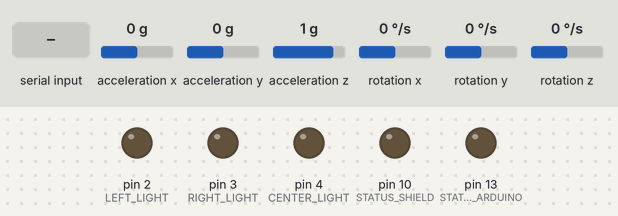
Simulated run of this sketch. Board: Arduino Uno, built with avr-gcc and run on an emulated ATmega328P. Parts: output pins drawn as LEDs (lit = HIGH). Wiring (inferred from the names in the program): MPU-6050 motion sensor at I2C address 0x68. Dashed ring = blinking. Inputs (shaded band) come from the test bench; at power-on: acceleration x 0 g, acceleration y 0 g, acceleration z 1 g, rotation x 0 °/s, rotation y 0 °/s, rotation z 0 °/s.

Above: at 1.25 s.
1.3 s: "1" received over Serial
At 2.1 s:
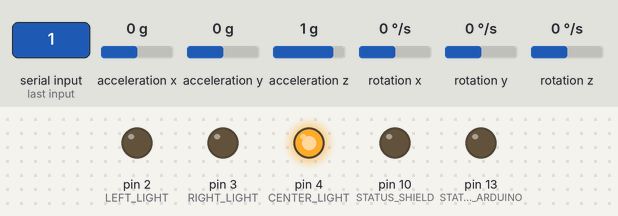
4.6 s: "2" received over Serial
At 4.76 s:
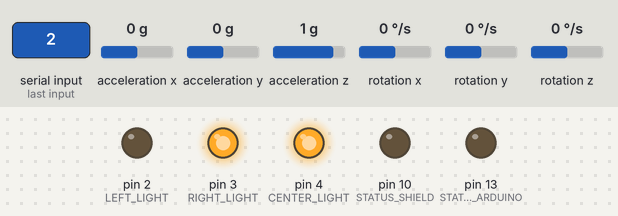
7.9 s: "3" received over Serial
At 8.36 s:
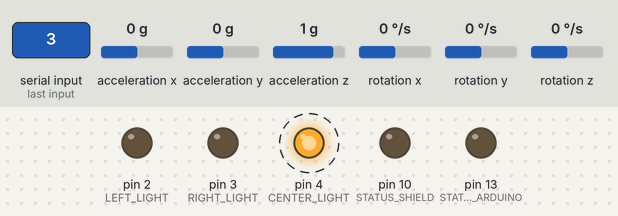
11.2 s: "0" received over Serial
At 12.2 s:
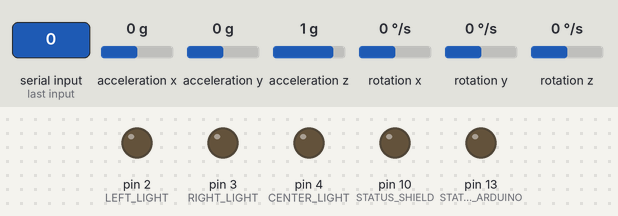
Timing chart, 0 to 13.7 s (numbered marks = the images above; inputs shaded):
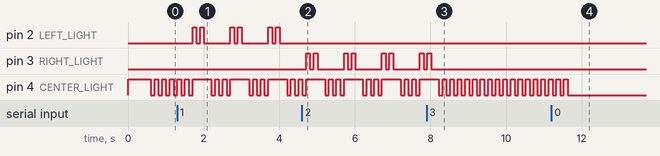

The sketch:

arduino.ino
```cpp
#define LEFT_LIGHT 2
#define RIGHT_LIGHT 3
#define CENTER_LIGHT 4

#define LEFT_SWITCH A0
#define RIGHT_SWITCH A1
#define PHOTOCELL A2

#define STATUS_ARDUINO 13
#define STATUS_SHIELD 10

#define BLINK_DELAY_ON 100
#define BLINK_DELAY_OFF 100
#define BLINK_LONG_DELAY_OFF 500

int mode = 0;
int incomingByte = 0;

// Accelerometer Setup
#include<Wire.h>
#include<Average.h>
const int MPU_addr=0x68;  // I2C address of the MPU-6050
int16_t AcX,AcY,AcZ,Tmp,GyX,GyY,GyZ;

void setup() {
  // The EL channels are on pins 2 through 9
  // Initialize the pins as outputs
  pinMode(LEFT_LIGHT, OUTPUT);  // channel A
  pinMode(RIGHT_LIGHT, OUTPUT);  // channel B
  pinMode(CENTER_LIGHT, OUTPUT);  // channel C

  pinMode(LEFT_SWITCH, INPUT);
  pinMode(RIGHT_SWITCH, INPUT);

  // We also have two status LEDs, pin 10 on the Escudo,
  // and pin 13 on the Arduino itself
  pinMode(STATUS_SHIELD, OUTPUT);
  pinMode(STATUS_ARDUINO, OUTPUT);

  Wire.begin();
  Wire.beginTransmission(MPU_addr);
  Wire.write(0x6B);  // PWR_MGMT_1 register
  Wire.write(0);     // set to zero (wakes up the MPU-6050)
  Wire.endTransmission(true);

  Serial.begin(9600);
}

int count = 0;
int AcX_buffer[8];
int AcY_buffer[8];

int AcX_avg_buffer[8];
int AcY_avg_buffer[8];

int AcX_diff_buffer[8];
int AcY_diff_buffer[8];

int blink_center_delay_on = 100;
int blink_center_delay_off = 0;

void loop()
{

// Serial.println(analogRead(PHOTOCELL)); //400 darkness cutoff
// delay(100);

  if (Serial.available() > 0) {

      incomingByte = Serial.read();
      //delay(10);
      //Serial.println(incomingByte);

      // if (analogRead(PHOTOCELL) > 250) { // check that light is dark enough

          // mode selection
          if (incomingByte == 49){ // 1, left
            mode = 1;
          } else if (incomingByte == 50){ // 2, right
            mode = 2;
          } else if (incomingByte == 51) { // 3, center
            mode = 0;
          } else if (incomingByte == 52) { // 4. middle blink
            mode = 3;
          } else {
            mode = -1;
          }

      //  } else {
      //    mode = -1; // all off
      //  }

  }

  // mode actions
  if (mode == -1){
    digitalWrite(CENTER_LIGHT, 0);
    digitalWrite(LEFT_LIGHT, 0);
    digitalWrite(RIGHT_LIGHT, 0);
  //} else if (mode == 0){
    //digitalWrite(CENTER_LIGHT, 1);
  } else {
    if (mode == 1){
      for(int i=0; i<2; i++){
        digitalWrite(LEFT_LIGHT, 1);
        digitalWrite(CENTER_LIGHT, 1);
        delay(BLINK_DELAY_ON);
        digitalWrite(LEFT_LIGHT, 0);
        delay(BLINK_DELAY_OFF);
      }
    } else if (mode == 2){
      for(int i=0; i<2; i++){
        digitalWrite(RIGHT_LIGHT, 1);
        digitalWrite(CENTER_LIGHT, 1);
        delay(BLINK_DELAY_ON);
        digitalWrite(RIGHT_LIGHT, 0);
        delay(BLINK_DELAY_OFF);
      }
    }
    int centerBlinkDuration = 0;
    while (centerBlinkDuration < BLINK_LONG_DELAY_OFF){
          digitalWrite(CENTER_LIGHT, 1);
          delay(blink_center_delay_on);
          centerBlinkDuration += blink_center_delay_on;
          digitalWrite(CENTER_LIGHT, 0);
          delay(blink_center_delay_off);
          centerBlinkDuration += blink_center_delay_off;
    }
    //delay(BLINK_LONG_DELAY_OFF);
//  } else if (mode == 3){
//
//    digitalWrite(CENTER_LIGHT, 1);
//    delay(BLINK_DELAY_OFF);
//    digitalWrite(CENTER_LIGHT, 0);
//    delay(BLINK_DELAY_OFF);
  }

  // read accelerometer data

  Wire.beginTransmission(MPU_addr);
  Wire.write(0x3B);  // starting with register 0x3B (ACCEL_XOUT_H)
  Wire.endTransmission(false);
  Wire.requestFrom(MPU_addr,14,true);  // request a total of 14 registers

  AcX=Wire.read()<<8|Wire.read();  // 0x3B (ACCEL_XOUT_H) & 0x3C (ACCEL_XOUT_L)
  AcY=Wire.read()<<8|Wire.read();  // 0x3D (ACCEL_YOUT_H) & 0x3E (ACCEL_YOUT_L)
  AcZ=Wire.read()<<8|Wire.read();  // 0x3F (ACCEL_ZOUT_H) & 0x40 (ACCEL_ZOUT_L)

  AcX_buffer[count] = AcX;
  AcY_buffer[count] = AcY;

  int AcX_average = (AcX_buffer[0]+AcX_buffer[1]+AcX_buffer[2]+AcX_buffer[3]+AcX_buffer[4]+AcX_buffer[5]+AcX_buffer[6]+AcX_buffer[7])/8;
  int AcY_average = (AcY_buffer[0]+AcY_buffer[1]+AcY_buffer[2]+AcY_buffer[3]+AcY_buffer[4]+AcY_buffer[5]+AcY_buffer[6]+AcY_buffer[7])/8;

  AcX_avg_buffer[count] = AcX_average;
  AcY_avg_buffer[count] = AcY_average;

  AcX_diff_buffer[count] = AcX_average - AcX_avg_buffer[(count+7)%8];
  AcY_diff_buffer[count] = AcY_average - AcY_avg_buffer[(count+7)%8];

  int blink_rate = AcX_average;
  blink_rate = (-blink_rate + abs(blink_rate))/2;
  blink_center_delay_off = max(min(1600000/blink_rate, 400),100);

  count = (count+1) %8;

  // for debug
  /*Serial.print("blink_rate: "); Serial.print(blink_rate);
  Serial.print(" | blink_center_delay_off: "); Serial.print(blink_center_delay_off);
  Serial.print(" | AcX_average "); Serial.print(AcX_average);
  Serial.print(" | AcY_average "); Serial.print(AcY_average);
  Serial.print(" | AcX_diff "); Serial.print(AcX_diff_buffer[count]);
  Serial.print(" | AcY_diff "); Serial.print(AcY_diff_buffer[count]);
  Serial.print(" || AcX = "); Serial.print(AcX);
  Serial.print(" | AcY = "); Serial.print(AcY);
  Serial.print(" | AcZ = "); Serial.println(AcZ);*/

  //delay(50);
}
```

Measured:
- after the input at 1.3 s, pin 2 (LEFT_LIGHT): LOW → HIGH after 0.41 s, then repeats every 1.0 s: LOW 0.10 s, HIGH 0.10 s, LOW 0.70 s, HIGH 0.10 s
- after the input at 4.6 s, pin 2 (LEFT_LIGHT): stops changing and stays LOW; pin 3 (RIGHT_LIGHT): LOW → HIGH after 0.11 s, then repeats every 1.0 s: LOW 0.10 s, HIGH 0.10 s, LOW 0.70 s, HIGH 0.10 s
- after the input at 7.9 s, pin 3 (RIGHT_LIGHT): goes on until 8.0 s, then stays LOW
- after the input at 11.2 s, pin 4 (CENTER_LIGHT): goes on until 11.6 s, then stays LOW
- by itself, pin 4 (CENTER_LIGHT): alternates HIGH for 0.10 s and LOW for 0.10 s
